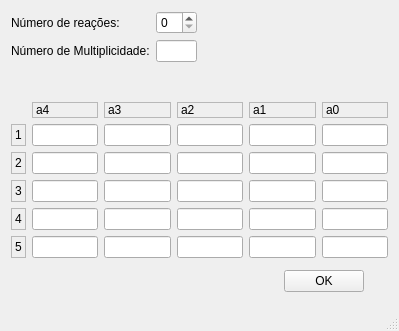
<?xml version="1.0" encoding="UTF-8"?>
<ui version="4.0">
 <class>MainWindow</class>
 <widget class="QMainWindow" name="MainWindow">
  <property name="geometry">
   <rect>
    <x>0</x>
    <y>0</y>
    <width>399</width>
    <height>331</height>
   </rect>
  </property>
  <property name="windowTitle">
   <string>Métodos Numéricos</string>
  </property>
  <widget class="QWidget" name="centralWidget">
   <layout class="QGridLayout" name="gridLayout">
    <item row="5" column="0" rowspan="5" colspan="11">
     <layout class="QGridLayout" name="gridLayout_2">
      <item row="4" column="4">
       <widget class="QLineEdit" name="a34"/>
      </item>
      <item row="1" column="3">
       <widget class="QLineEdit" name="a13"/>
      </item>
      <item row="3" column="3">
       <widget class="QLineEdit" name="a23"/>
      </item>
      <item row="4" column="3">
       <widget class="QLineEdit" name="a33"/>
      </item>
      <item row="1" column="2">
       <widget class="QLineEdit" name="a12"/>
      </item>
      <item row="4" column="2">
       <widget class="QLineEdit" name="a32"/>
      </item>
      <item row="0" column="5">
       <widget class="QLabel" name="label_7">
        <property name="frameShape">
         <enum>QFrame::StyledPanel</enum>
        </property>
        <property name="text">
         <string>a0</string>
        </property>
       </widget>
      </item>
      <item row="3" column="4">
       <widget class="QLineEdit" name="a24"/>
      </item>
      <item row="4" column="1">
       <widget class="QLineEdit" name="a31"/>
      </item>
      <item row="4" column="5">
       <widget class="QLineEdit" name="a35"/>
      </item>
      <item row="6" column="4">
       <widget class="QLineEdit" name="a54">
        <property name="text">
         <string/>
        </property>
       </widget>
      </item>
      <item row="6" column="3">
       <widget class="QLineEdit" name="a53"/>
      </item>
      <item row="6" column="5">
       <widget class="QLineEdit" name="a55"/>
      </item>
      <item row="0" column="2">
       <widget class="QLabel" name="label_4">
        <property name="frameShape">
         <enum>QFrame::StyledPanel</enum>
        </property>
        <property name="frameShadow">
         <enum>QFrame::Plain</enum>
        </property>
        <property name="text">
         <string>a3</string>
        </property>
       </widget>
      </item>
      <item row="0" column="1">
       <widget class="QLabel" name="label_3">
        <property name="frameShape">
         <enum>QFrame::StyledPanel</enum>
        </property>
        <property name="text">
         <string>a4</string>
        </property>
        <property name="textFormat">
         <enum>Qt::AutoText</enum>
        </property>
        <property name="scaledContents">
         <bool>false</bool>
        </property>
        <property name="wordWrap">
         <bool>false</bool>
        </property>
        <property name="openExternalLinks">
         <bool>false</bool>
        </property>
       </widget>
      </item>
      <item row="0" column="3">
       <widget class="QLabel" name="label_5">
        <property name="frameShape">
         <enum>QFrame::StyledPanel</enum>
        </property>
        <property name="lineWidth">
         <number>1</number>
        </property>
        <property name="text">
         <string>a2</string>
        </property>
       </widget>
      </item>
      <item row="5" column="4">
       <widget class="QLineEdit" name="a44"/>
      </item>
      <item row="5" column="5">
       <widget class="QLineEdit" name="a45"/>
      </item>
      <item row="0" column="4">
       <widget class="QLabel" name="label_6">
        <property name="frameShape">
         <enum>QFrame::StyledPanel</enum>
        </property>
        <property name="midLineWidth">
         <number>0</number>
        </property>
        <property name="text">
         <string>a1</string>
        </property>
       </widget>
      </item>
      <item row="3" column="5">
       <widget class="QLineEdit" name="a25"/>
      </item>
      <item row="5" column="3">
       <widget class="QLineEdit" name="a43"/>
      </item>
      <item row="6" column="1">
       <widget class="QLineEdit" name="a51"/>
      </item>
      <item row="1" column="5">
       <widget class="QLineEdit" name="a15"/>
      </item>
      <item row="6" column="2">
       <widget class="QLineEdit" name="a52"/>
      </item>
      <item row="3" column="1">
       <widget class="QLineEdit" name="a21"/>
      </item>
      <item row="1" column="4">
       <widget class="QLineEdit" name="a14"/>
      </item>
      <item row="3" column="2">
       <widget class="QLineEdit" name="a22"/>
      </item>
      <item row="3" column="0">
       <widget class="QLabel" name="label_11">
        <property name="frameShape">
         <enum>QFrame::StyledPanel</enum>
        </property>
        <property name="text">
         <string>2</string>
        </property>
       </widget>
      </item>
      <item row="6" column="0">
       <widget class="QLabel" name="label_9">
        <property name="frameShape">
         <enum>QFrame::StyledPanel</enum>
        </property>
        <property name="text">
         <string>5</string>
        </property>
       </widget>
      </item>
      <item row="1" column="0">
       <widget class="QLabel" name="label_8">
        <property name="frameShape">
         <enum>QFrame::StyledPanel</enum>
        </property>
        <property name="text">
         <string>1</string>
        </property>
       </widget>
      </item>
      <item row="4" column="0">
       <widget class="QLabel" name="label_12">
        <property name="frameShape">
         <enum>QFrame::StyledPanel</enum>
        </property>
        <property name="text">
         <string>3</string>
        </property>
       </widget>
      </item>
      <item row="5" column="0">
       <widget class="QLabel" name="label_10">
        <property name="frameShape">
         <enum>QFrame::StyledPanel</enum>
        </property>
        <property name="text">
         <string>4</string>
        </property>
       </widget>
      </item>
      <item row="5" column="2">
       <widget class="QLineEdit" name="a42"/>
      </item>
      <item row="5" column="1">
       <widget class="QLineEdit" name="a41"/>
      </item>
      <item row="1" column="1">
       <widget class="QLineEdit" name="a11"/>
      </item>
     </layout>
    </item>
    <item row="1" column="0">
     <layout class="QGridLayout" name="gridLayout_3">
      <item row="1" column="0">
       <widget class="QLabel" name="label_2">
        <property name="font">
         <font>
          <pointsize>9</pointsize>
         </font>
        </property>
        <property name="text">
         <string>Número de Multiplicidade:</string>
        </property>
       </widget>
      </item>
      <item row="0" column="0">
       <widget class="QLabel" name="label">
        <property name="font">
         <font>
          <pointsize>9</pointsize>
         </font>
        </property>
        <property name="text">
         <string>Número de reações:</string>
        </property>
       </widget>
      </item>
      <item row="1" column="1">
       <widget class="QLineEdit" name="multiplicidade"/>
      </item>
      <item row="0" column="1">
       <widget class="QSpinBox" name="nReacoes"/>
      </item>
     </layout>
    </item>
    <item row="11" column="1">
     <spacer name="horizontalSpacer_4">
      <property name="orientation">
       <enum>Qt::Horizontal</enum>
      </property>
      <property name="sizeHint" stdset="0">
       <size>
        <width>40</width>
        <height>20</height>
       </size>
      </property>
     </spacer>
    </item>
    <item row="11" column="6">
     <widget class="QPushButton" name="okButton">
      <property name="text">
       <string>OK</string>
      </property>
     </widget>
    </item>
    <item row="11" column="0">
     <spacer name="verticalSpacer">
      <property name="orientation">
       <enum>Qt::Vertical</enum>
      </property>
      <property name="sizeHint" stdset="0">
       <size>
        <width>20</width>
        <height>40</height>
       </size>
      </property>
     </spacer>
    </item>
    <item row="2" column="0">
     <spacer name="verticalSpacer_2">
      <property name="orientation">
       <enum>Qt::Vertical</enum>
      </property>
      <property name="sizeHint" stdset="0">
       <size>
        <width>20</width>
        <height>40</height>
       </size>
      </property>
     </spacer>
    </item>
   </layout>
  </widget>
  <widget class="QStatusBar" name="statusBar"/>
 </widget>
 <layoutdefault spacing="6" margin="11"/>
 <resources/>
 <connections/>
</ui>
